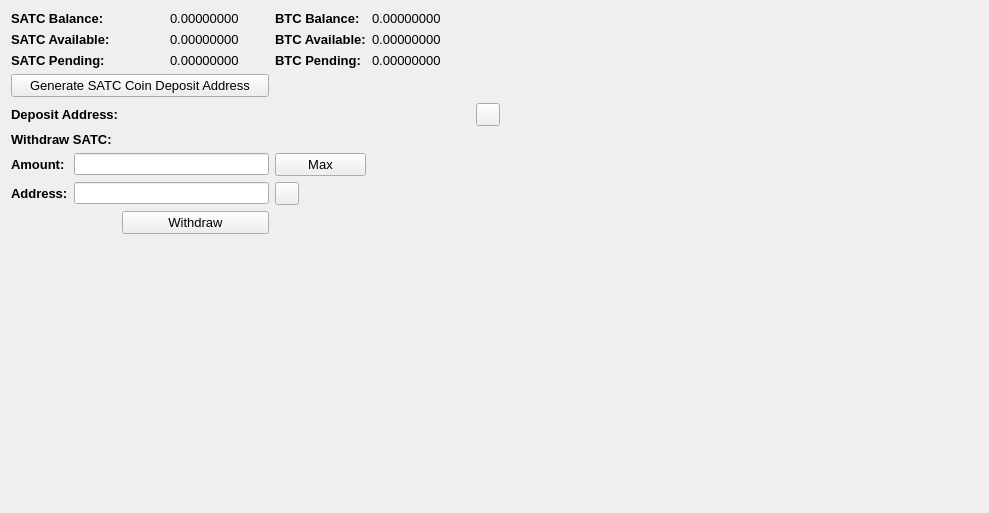
     <widget class="QWidget" name="BalanceTab">
      <attribute name="title">
       <string>Balance</string>
      </attribute>
      <layout class="QGridLayout" name="gridLayout_2">
       <item row="0" column="0" colspan="2">
        <widget class="QLabel" name="label_11">
         <property name="font">
          <font>
           <pointsize>10</pointsize>
           <weight>75</weight>
           <bold>true</bold>
          </font>
         </property>
         <property name="text">
          <string>SATC Balance:</string>
         </property>
        </widget>
       </item>
       <item row="0" column="3">
        <widget class="QLabel" name="SATCBalanceLabel">
         <property name="font">
          <font>
           <pointsize>10</pointsize>
          </font>
         </property>
         <property name="text">
          <string>0.00000000</string>
         </property>
         <property name="textInteractionFlags">
          <set>Qt::LinksAccessibleByMouse|Qt::TextSelectableByMouse</set>
         </property>
        </widget>
       </item>
       <item row="0" column="4">
        <widget class="QLabel" name="label_12">
         <property name="font">
          <font>
           <pointsize>10</pointsize>
           <weight>75</weight>
           <bold>true</bold>
          </font>
         </property>
         <property name="text">
          <string>BTC Balance:</string>
         </property>
        </widget>
       </item>
       <item row="0" column="5">
        <widget class="QLabel" name="BitcoinBalanceLabel">
         <property name="font">
          <font>
           <pointsize>10</pointsize>
          </font>
         </property>
         <property name="text">
          <string>0.00000000</string>
         </property>
         <property name="textInteractionFlags">
          <set>Qt::LinksAccessibleByMouse|Qt::TextSelectableByMouse</set>
         </property>
        </widget>
       </item>
       <item row="0" column="7" rowspan="10">
        <spacer name="horizontalSpacer_4">
         <property name="orientation">
          <enum>Qt::Horizontal</enum>
         </property>
         <property name="sizeHint" stdset="0">
          <size>
           <width>478</width>
           <height>488</height>
          </size>
         </property>
        </spacer>
       </item>
       <item row="1" column="0" colspan="2">
        <widget class="QLabel" name="label_13">
         <property name="font">
          <font>
           <pointsize>10</pointsize>
           <weight>75</weight>
           <bold>true</bold>
          </font>
         </property>
         <property name="text">
          <string>SATC Available:</string>
         </property>
        </widget>
       </item>
       <item row="1" column="3">
        <widget class="QLabel" name="SATCAvailableLabel_2">
         <property name="font">
          <font>
           <pointsize>10</pointsize>
          </font>
         </property>
         <property name="text">
          <string>0.00000000</string>
         </property>
         <property name="textInteractionFlags">
          <set>Qt::LinksAccessibleByMouse|Qt::TextSelectableByMouse</set>
         </property>
        </widget>
       </item>
       <item row="1" column="4">
        <widget class="QLabel" name="label_15">
         <property name="font">
          <font>
           <pointsize>10</pointsize>
           <weight>75</weight>
           <bold>true</bold>
          </font>
         </property>
         <property name="text">
          <string>BTC Available:</string>
         </property>
        </widget>
       </item>
       <item row="1" column="5">
        <widget class="QLabel" name="BitcoinAvailableLabel">
         <property name="font">
          <font>
           <pointsize>10</pointsize>
          </font>
         </property>
         <property name="text">
          <string>0.00000000</string>
         </property>
         <property name="textInteractionFlags">
          <set>Qt::LinksAccessibleByMouse|Qt::TextSelectableByMouse</set>
         </property>
        </widget>
       </item>
       <item row="2" column="0" colspan="2">
        <widget class="QLabel" name="label_14">
         <property name="font">
          <font>
           <pointsize>10</pointsize>
           <weight>75</weight>
           <bold>true</bold>
          </font>
         </property>
         <property name="text">
          <string>SATC Pending:</string>
         </property>
        </widget>
       </item>
       <item row="2" column="3">
        <widget class="QLabel" name="SATCPendingLabel">
         <property name="font">
          <font>
           <pointsize>10</pointsize>
          </font>
         </property>
         <property name="text">
          <string>0.00000000</string>
         </property>
         <property name="textInteractionFlags">
          <set>Qt::LinksAccessibleByMouse|Qt::TextSelectableByMouse</set>
         </property>
        </widget>
       </item>
       <item row="2" column="4">
        <widget class="QLabel" name="label_31">
         <property name="font">
          <font>
           <pointsize>10</pointsize>
           <weight>75</weight>
           <bold>true</bold>
          </font>
         </property>
         <property name="text">
          <string>BTC Pending:</string>
         </property>
        </widget>
       </item>
       <item row="2" column="5">
        <widget class="QLabel" name="BitcoinPendingLabel">
         <property name="font">
          <font>
           <pointsize>10</pointsize>
          </font>
         </property>
         <property name="text">
          <string>0.00000000</string>
         </property>
         <property name="textInteractionFlags">
          <set>Qt::LinksAccessibleByMouse|Qt::TextSelectableByMouse</set>
         </property>
        </widget>
       </item>
       <item row="3" column="0" colspan="4">
        <widget class="QPushButton" name="GenDepositBTN">
         <property name="font">
          <font>
           <pointsize>10</pointsize>
          </font>
         </property>
         <property name="text">
          <string>Generate SATC Coin Deposit Address</string>
         </property>
        </widget>
       </item>
       <item row="4" column="0" colspan="3">
        <widget class="QLabel" name="label_33">
         <property name="font">
          <font>
           <pointsize>10</pointsize>
           <weight>75</weight>
           <bold>true</bold>
          </font>
         </property>
         <property name="text">
          <string>Deposit Address:</string>
         </property>
        </widget>
       </item>
       <item row="4" column="3" colspan="3">
        <widget class="QLabel" name="DepositAddressLabel">
         <property name="minimumSize">
          <size>
           <width>300</width>
           <height>0</height>
          </size>
         </property>
         <property name="palette">
          <palette>
           <active>
            <colorrole role="WindowText">
             <brush brushstyle="SolidPattern">
              <color alpha="255">
               <red>0</red>
               <green>0</green>
               <blue>0</blue>
              </color>
             </brush>
            </colorrole>
            <colorrole role="Text">
             <brush brushstyle="SolidPattern">
              <color alpha="255">
               <red>0</red>
               <green>0</green>
               <blue>255</blue>
              </color>
             </brush>
            </colorrole>
           </active>
           <inactive>
            <colorrole role="WindowText">
             <brush brushstyle="SolidPattern">
              <color alpha="255">
               <red>0</red>
               <green>0</green>
               <blue>0</blue>
              </color>
             </brush>
            </colorrole>
            <colorrole role="Text">
             <brush brushstyle="SolidPattern">
              <color alpha="255">
               <red>0</red>
               <green>0</green>
               <blue>255</blue>
              </color>
             </brush>
            </colorrole>
           </inactive>
           <disabled>
            <colorrole role="WindowText">
             <brush brushstyle="SolidPattern">
              <color alpha="255">
               <red>120</red>
               <green>120</green>
               <blue>120</blue>
              </color>
             </brush>
            </colorrole>
            <colorrole role="Text">
             <brush brushstyle="SolidPattern">
              <color alpha="255">
               <red>120</red>
               <green>120</green>
               <blue>120</blue>
              </color>
             </brush>
            </colorrole>
           </disabled>
          </palette>
         </property>
         <property name="font">
          <font>
           <pointsize>10</pointsize>
           <weight>75</weight>
           <bold>true</bold>
          </font>
         </property>
         <property name="text">
          <string/>
         </property>
         <property name="alignment">
          <set>Qt::AlignRight|Qt::AlignTrailing|Qt::AlignVCenter</set>
         </property>
         <property name="textInteractionFlags">
          <set>Qt::LinksAccessibleByMouse|Qt::TextSelectableByKeyboard|Qt::TextSelectableByMouse</set>
         </property>
        </widget>
       </item>
       <item row="4" column="6">
        <widget class="QToolButton" name="DepositCopyButton">
         <property name="toolTip">
          <string>Copy to clipboard</string>
         </property>
         <property name="text">
          <string/>
         </property>
         <property name="icon">
          <iconset resource="../bitcoin.qrc">
           <normaloff>:/icons/editcopy</normaloff>:/icons/editcopy</iconset>
         </property>
         <property name="shortcut">
          <string>Alt+P</string>
         </property>
        </widget>
       </item>
       <item row="5" column="0" colspan="2">
        <widget class="QLabel" name="label_34">
         <property name="font">
          <font>
           <pointsize>10</pointsize>
           <weight>75</weight>
           <bold>true</bold>
          </font>
         </property>
         <property name="text">
          <string>Withdraw SATC:</string>
         </property>
        </widget>
       </item>
       <item row="6" column="0">
        <widget class="QLabel" name="label_26">
         <property name="font">
          <font>
           <pointsize>10</pointsize>
           <weight>75</weight>
           <bold>true</bold>
          </font>
         </property>
         <property name="text">
          <string>Amount:</string>
         </property>
        </widget>
       </item>
       <item row="6" column="1" colspan="3">
        <widget class="QLineEdit" name="WithdrawUnitsInput">
         <property name="font">
          <font>
           <pointsize>9</pointsize>
           <weight>75</weight>
           <bold>true</bold>
          </font>
         </property>
         <property name="text">
          <string/>
         </property>
        </widget>
       </item>
       <item row="6" column="4">
        <widget class="QPushButton" name="Withdraw_Max_Amount">
         <property name="font">
          <font>
           <pointsize>10</pointsize>
          </font>
         </property>
         <property name="text">
          <string>Max</string>
         </property>
        </widget>
       </item>
       <item row="7" column="0">
        <widget class="QLabel" name="label_10">
         <property name="font">
          <font>
           <pointsize>10</pointsize>
           <weight>75</weight>
           <bold>true</bold>
          </font>
         </property>
         <property name="text">
          <string>Address:</string>
         </property>
        </widget>
       </item>
       <item row="7" column="1" colspan="3">
        <widget class="QLineEdit" name="WithdrawAddress">
         <property name="font">
          <font>
           <pointsize>9</pointsize>
           <weight>75</weight>
           <bold>true</bold>
          </font>
         </property>
        </widget>
       </item>
       <item row="7" column="4">
        <widget class="QToolButton" name="WithdrawPasteButton">
         <property name="toolTip">
          <string>Paste from clipboard</string>
         </property>
         <property name="text">
          <string/>
         </property>
         <property name="icon">
          <iconset resource="../bitcoin.qrc">
           <normaloff>:/icons/editpaste</normaloff>:/icons/editpaste</iconset>
         </property>
         <property name="shortcut">
          <string>Alt+P</string>
         </property>
        </widget>
       </item>
       <item row="8" column="2" colspan="2">
        <widget class="QPushButton" name="WithdrawUnitsBtn">
         <property name="font">
          <font>
           <pointsize>10</pointsize>
          </font>
         </property>
         <property name="text">
          <string>Withdraw</string>
         </property>
        </widget>
       </item>
       <item row="9" column="0" colspan="6">
        <spacer name="verticalSpacer">
         <property name="orientation">
          <enum>Qt::Vertical</enum>
         </property>
         <property name="sizeHint" stdset="0">
          <size>
           <width>428</width>
           <height>262</height>
          </size>
         </property>
        </spacer>
       </item>
      </layout>
      <zorder>label_31</zorder>
      <zorder>label_15</zorder>
      <zorder>label_12</zorder>
      <zorder>label_14</zorder>
      <zorder>label_13</zorder>
      <zorder>label_11</zorder>
      <zorder>BitcoinBalanceLabel</zorder>
      <zorder>SATCBalanceLabel</zorder>
      <zorder>SATCAvailableLabel_2</zorder>
      <zorder>SATCPendingLabel</zorder>
      <zorder>BitcoinAvailableLabel</zorder>
      <zorder>BitcoinPendingLabel</zorder>
      <zorder>label_33</zorder>
      <zorder>GenDepositBTN</zorder>
      <zorder>DepositAddressLabel</zorder>
      <zorder>Withdraw_Max_Amount</zorder>
      <zorder>label_34</zorder>
      <zorder>WithdrawUnitsInput</zorder>
      <zorder>label_10</zorder>
      <zorder>label_26</zorder>
      <zorder>WithdrawAddress</zorder>
      <zorder>WithdrawUnitsBtn</zorder>
      <zorder>horizontalSpacer_4</zorder>
      <zorder>verticalSpacer</zorder>
      <zorder>WithdrawPasteButton</zorder>
      <zorder>DepositCopyButton</zorder>
     </widget>
